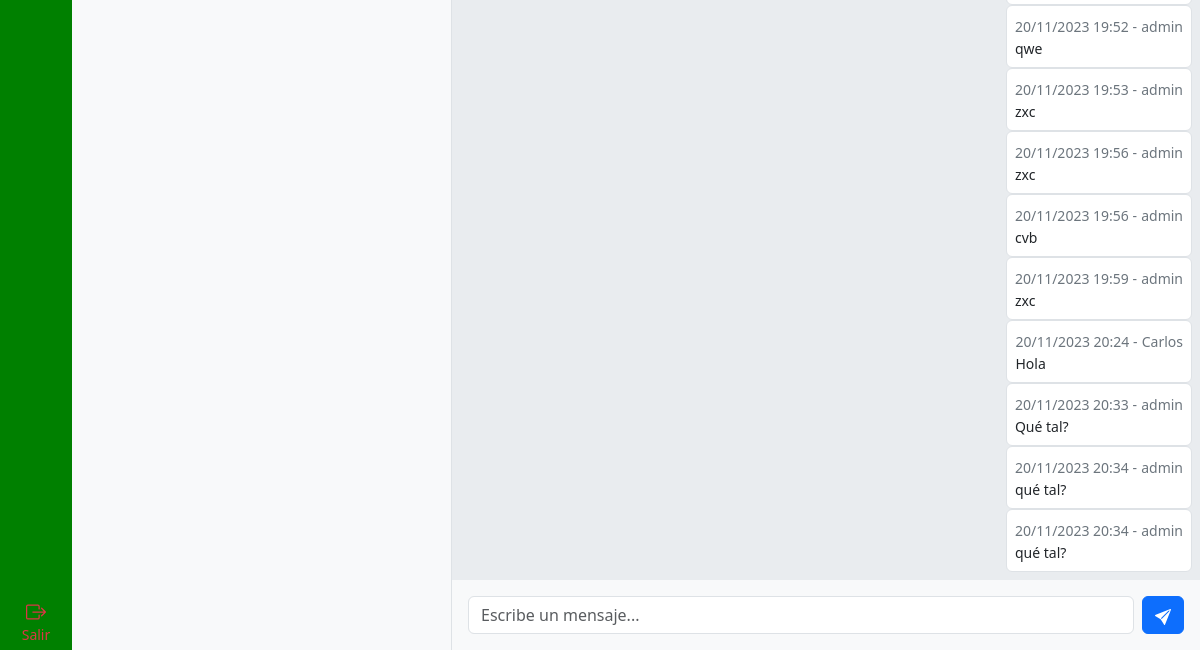
Before: /rooms/chat/456789/ (signed in, lower part) with the older database file.
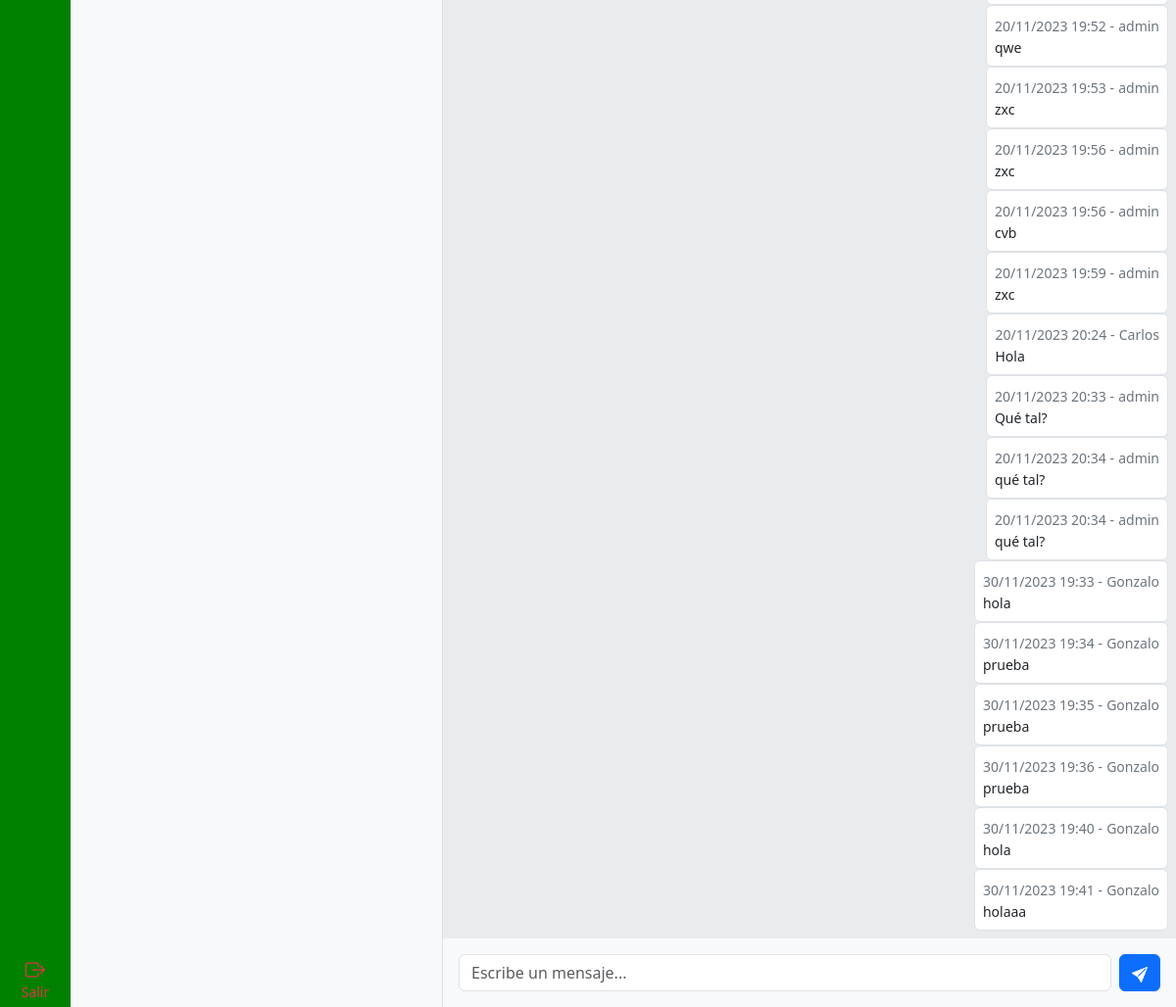
After: the same page with the newer database file.
### room/models.py (models this page shows, shortened)
class Message(models.Model):
    contacto = models.ForeignKey(Room, related_name='messages', on_delete=models.CASCADE)
    usuario = models.ForeignKey(User, related_name='messages', on_delete=models.CASCADE, null=True)
    contenido = models.TextField()
    recibido = models.BooleanField(default=False)
    fecha_hora = models.DateTimeField(auto_now_add=True)
    class Meta:
        ordering = ('fecha_hora',)

### room/views.py (the view)
# urls.py: path('chat/<slug:slug>/', views.chat, name='chat'),
@login_required
def chat(request, slug):
    room = get_object_or_404(Room, slug=slug)
    room_messages = Message.objects.filter(contacto=room)  # Ver cómo manejar esto si hay muchos mensajes
    '''
    rooms = Room.objects.prefetch_related(
        Prefetch('messages', queryset=Message.objects.order_by('-fecha_hora').first(), to_attr='last_message')
    )
    '''
    rooms = Room.objects.annotate(
        last_message_content=Subquery(
            Message.objects.filter(contacto=OuterRef('pk')).values('contenido')[:1]
        ),
        last_message_date=Subquery(
            Message.objects.filter(contacto=OuterRef('pk')).values('fecha_hora')[:1]
        ),
        last_message_user=Subquery(
            Message.objects.filter(contacto=OuterRef('pk')).values('usuario__username')[:1]
        )
    )
    return render(request, 'room/chats.html', {'room': room, 'chat_messages': room_messages, 'rooms': rooms,})

### templates/room/chats.html (shortened to what this page needs)
{% extends 'base.html' %}
{% load static %}
{% load humanize %}
{% block content %}
{% include 'navbar.html' %}
  <div class="d-flex flex-column align-items-stretch flex-shrink-0 bg-body-tertiary border-end" style="width: 380px;">
  </div>
  {% if chat_messages %}
    {% include 'room/messages.html' %}
  {% else %}
    <div class="flex-grow-1 d-flex align-items-center justify-content-center bg-body-tertiary">
      <p class="text-secondary">Seleccione un chat para enviar mensajes</p>
    </div>
  {% endif %}
{% endblock %}

### templates/room/messages.html (shortened to what this page needs)
{% load static %}
<div class="d-flex flex-column justify-content-between w-100">
    <div id="chat-messages" class="d-flex flex-column bg-body-secondary p-2 h-100 overflow-y-scroll">
        {% for message in chat_messages %}
        <div style="max-width: 60%;" class="{% if message.usuario %} align-self-end {% else %} align-self-start {% endif %} d-flex flex-column p-2 bg-white border rounded">
            <div>
                <small class="text-secondary">{{ message.fecha_hora|date:"d/m/Y" }} {{ message.fecha_hora|time:"H:i" }} -</small>
                <small class="text-secondary">
                    {% if message.usuario %}
                        {{ message.usuario }}
                    {% else %}
                        {{ room.nombre }}
                    {% endif %}
                </small>
            </div>
            <small>{{ message.contenido }}</small>
        </div>
        {% endfor %}
    </div>
    <div class="bg-body-tertiary p-3">
        <form id="form-chat-submit" class="d-flex justify-content-center align-items-center gap-2" method="POST">
            <input type="text" class="form-control" id="chat-message-input" placeholder="Escribe un mensaje...">
            <button id="chat-message-submit" class="btn btn-primary">
            </button>
        </form>
    </div>
</div>

Changed rows visible on the page:
added Message: fecha_hora "30/11/2023", fecha_hora "19:33", usuario "Gonzalo", contenido "hola"
added Message: fecha_hora "30/11/2023", fecha_hora "19:34", usuario "Gonzalo", contenido "prueba"
added Message: fecha_hora "30/11/2023", fecha_hora "19:35", usuario "Gonzalo", contenido "prueba"
added Message: fecha_hora "30/11/2023", fecha_hora "19:36", usuario "Gonzalo", contenido "prueba"
added Message: fecha_hora "30/11/2023", fecha_hora "19:40", usuario "Gonzalo", contenido "hola"
added Message: fecha_hora "30/11/2023", fecha_hora "19:41", usuario "Gonzalo", contenido "holaaa"
